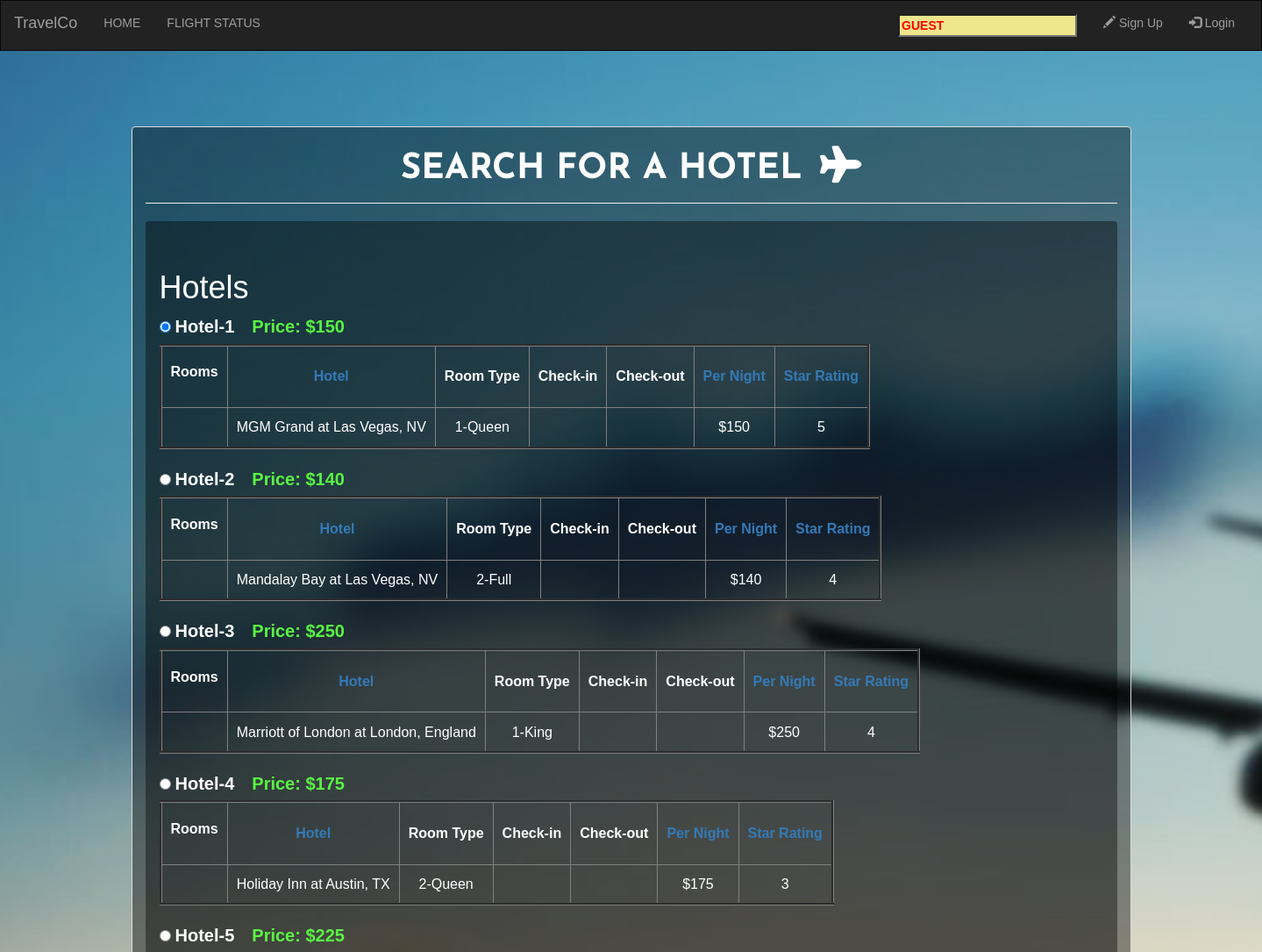
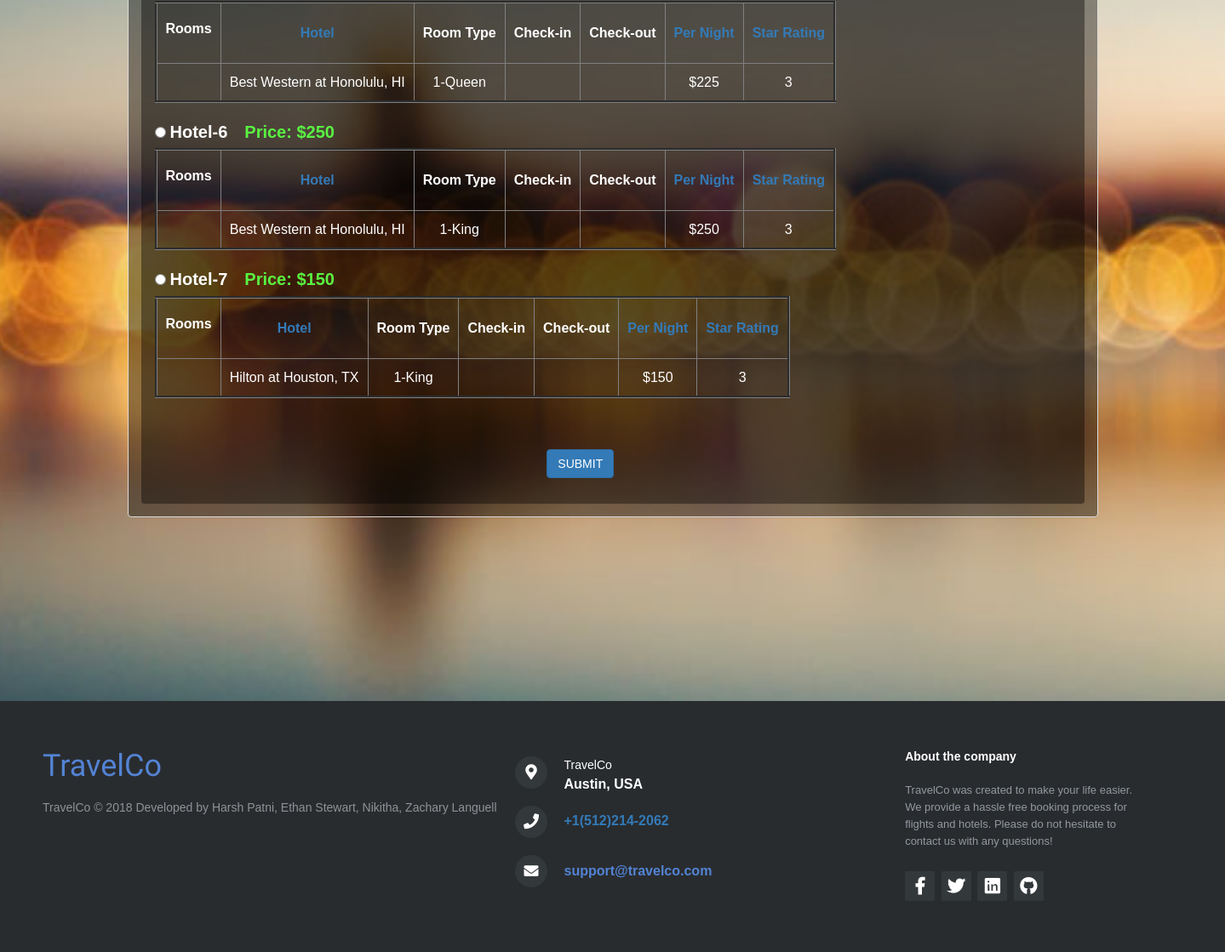
/hotelSearch.php?sort=DESC&&order=star&&sortRequest=1, run on the app's committed database (2 pictures, top to bottom).
### tables this page shows
CREATE TABLE `hotel_availibility` (
  `hotel_avail_id` int(10) NOT NULL,
  `hotel_id` int(10) NOT NULL,
  `room_id` varchar(10) NOT NULL,
  `price` int(6) NOT NULL
);

CREATE TABLE `hotels` (
  `hotel_id` int(10) NOT NULL,
  `name` varchar(20) NOT NULL,
  `address` varchar(50) NOT NULL,
  `phone` varchar(12) NOT NULL,
  `capacity` int(5) NOT NULL,
  `star` int(11) NOT NULL
);

### hotelsearch.php (the view, shortened to what this page needs)
<?php
  include 'utility.php';
  $sortRequest = 0;
  if(isset($_GET['sortRequest'])){
    $sortRequest = $_GET['sortRequest'];
    if(isset($_GET['order'])){
      $order = $_GET['order'];
    }
    if(isset($_GET['sort'])){
      $sort = $_GET['sort'];
    }
    else{
      $sort = 'ASC';
    }
  }
  if(isset($_POST['hotels-submit']) || isset($_SESSION['flightandhotel']) || isset($sortRequest)) {
    $connect = mysqli_connect("localhost","root","","survey_db_2018") or die('Error Connecting To Databse');
    $hotelDetails = $_SESSION['hotelDetails'];
    $hotelDestination = $hotelDetails['destination'];
    if($sortRequest == 1){
       $hotelStmt =  "SELECT * FROM hotels, hotel_availibility WHERE address LIKE '%$hotelDestination%' and hotels.hotel_id=hotel_availibility.hotel_id order by $order $sort";
     }
    else
      $hotelStmt = "SELECT * FROM hotels, hotel_availibility WHERE address LIKE '%$hotelDestination%' and hotels.hotel_id=hotel_availibility.hotel_id";
    $hotelQuery = mysqli_query($connect,$hotelStmt) or die("Could not search hotels");
  }
?>
<html>
<head>
  <link rel="stylesheet" href="http://maxcdn.bootstrapcdn.com/bootstrap/3.3.5/css/bootstrap.min.css">
  <link rel="stylesheet" href="css/footer.css">
  <link rel="stylesheet" href="https://use.fontawesome.com/releases/v5.2.0/css/all.css">
  <link rel="stylesheet" type="text/css" href="css/header1.css">
  <link rel="stylesheet" type="text/css" href="css/page.css">
  </head>
<body>
  <?php echo(get_header());?>
<div id="background-login">
  <div id="search" class="container-fluid">
    <div class="container">
      <div class="tab-content">
        <div id="hotels" class="tab-pane fade in active">
          <div class="panel panel-default home-panel">
            <div class="panel-body">
              <div class="page-header" style="margin-top:5px;">
                <center><b><font id="formhead">SEARCH FOR A HOTEL</font></b><i class="fa fa-plane fa-3x" style="margin-left: 20px"></i></center>
              </div>
              <div class="panel body">
                <form name="hotelResults" action="<?php echo $_SERVER['PHP_SELF']; ?>" method="post">
                <br>
                  <div class="row padding-top-10">
                    <div class="col-md-12"  style="overflow-x:auto;">
                      <?php
                        $hotelCount = 1;
                        $sessionHotels = $_SESSION["hotels"];
                        $sort = 'DESC';
                        if(isset($_GET['sort'])){
                          $sort = $_GET['sort'];
                         if($sort == 'DESC')
                            $sort = 'ASC';
                         else if($sort == 'ASC')
                            $sort = 'DESC';
                         else if($sort != "DESC" && $sort != "ASC")
                            $sort = 'DESC';
                      }
                        echo '<h1>Hotels</h1>';
                        foreach($sessionHotels as $hotelRecord){
                          echo "<table border=\"3\" height = \"120\">";
                          if($hotelCount == 1)
                            echo "<label style='font-size:20px;'><input type=\"radio\" id='hotel' name='hotel'  checked='checked' style='margin-right: 5px;' value='$hotelCount'>Hotel-$hotelCount </label>";
                          else
                            echo "<label style='font-size:20px;'><input type=\"radio\" id='hotel' name='hotel' style='margin-right: 5px;' value='$hotelCount'>Hotel-$hotelCount </label>";
                          echo "<span style='margin-left: 20px;'>" . "<strong><span style='color:#59f442; font-size:20px;'>Price: $" . $hotelRecord['price'] ."<span style='margin-left:20px'>"  . "</strong></span></span></span>";
                          echo "<tbody>";
                          echo "<tr>";
            							echo '<td align = "center" style="color: white;"><p><strong>Rooms</strong></p></td>';
            							echo "<td align = \"center\" style=\"color: white;\"><a href=\"hotelSearch.php?sort=$sort&&order=name&&sortRequest=1\"><strong>Hotel</strong></a</td>";
            							echo '<td align = "center" style="color: white;"><strong>Room Type</strong></td>';
            							echo '<td align = "center" style="color: white;"><strong>Check-in</strong></td>';
            							echo '<td align = "center" style="color: white;"><strong>Check-out</strong></td>';
            							echo "<td align = \"center\" style=\"color: white;\"><a href=\"hotelSearch.php?sort=$sort&&order=price&&sortRequest=1\"><strong>Per Night</strong></a</td>";
                          echo "<td align = \"center\" style=\"color: white;\"><a href=\"hotelSearch.php?sort=$sort&&order=star&&sortRequest=1\"><strong>Star Rating</strong></a></td>";
            							echo '</tr>';
                          echo "<tr>";
            							echo "<td align = \"center\" style=\"color: white;\">" . $hotelRecord["num_rooms"] . "</td>";
            							echo "<td align = \"center\" style=\"color: white;\">" . $hotelRecord["hotel_name"] . " at " . $hotelRecord["hotel_address"]. "</td>";
            							echo "<td align = \"center\" style=\"color: white;\">" . $hotelRecord["room_id"] . "</td>";
            							echo "<td align = \"center\" style=\"color: white;\">" . $hotelRecord["hotel_check_in"] . "</td>";
            							echo "<td align = \"center\" style=\"color: white;\">" . $hotelRecord["hotel_check_out"] . "</td>";
            							echo "<td align = \"center\" style=\"color: white;\">" . "$" . $hotelRecord["price"] . "</td>";
                          echo "<td align = \"center\" style=\"color: white;\">" .  $hotelRecord["star"] . "</td>";
            							echo "</tr>";
                          echo "</table>";
                          echo "<br>";
                          $hotelCount++;
                        }
                      ?>
                    </div>
                  </div>
                  <br><br>
                <div class="row padding-top-10">
                <div class="col-sm-offset-5 col-sm-10">
                  <button type="submit" data-toggle="tooltip" data-placement="right" title="REGISTER!" class="btn btn-primary">SUBMIT</button>
                </div>
              </div>
            </form>
          </div>
        </div>
      </div>
    </div>
  </div>
</div>
</div>
</div>
  <?php echo get_footer();?>
</body>
</html>

### css/header1.css (style rules this page uses)
#formhead { font-family: 'Josefin Sans', sans-serif; text-align:center; font-size:40px; }

### css/page.css (style rules this page uses)
body { font-family: Arial; margin: 0px; }
#search { padding-top: 6%; padding-bottom: 15% }
.home-panel { background: rgba(0,0,0,0.4); color: white; }
#background-register, #background-login { background: url(../images/flight1.jpg); width: 100%; height: auto; background-size: cover; background-position: center center; background-attachment: fixed; }
.register-panel, .panel-default>.panel-heading, .panel .body { background: rgba(0,0,0,0.4); color: white; }
.panel .body { padding: 15px; }
.panel { margin-bottom: 0; }
td { padding: 0px 10px 0px 10px; }
input { color: black; }

### data on the page
hotel_availibility: price "150", hotel.name "MGM Grand", hotel.address "Las Vegas, NV", room "1-Queen", hotel.star "5"
hotel_availibility: price "140", hotel.name "Mandalay Bay", hotel.address "Las Vegas, NV", room "2-Full", hotel.star "4"
hotel_availibility: price "250", hotel.name "Marriott of London", hotel.address "London, England", room "1-King", hotel.star "4"
hotel_availibility: price "175", hotel.name "Holiday Inn", hotel.address "Austin, TX", room "2-Queen", hotel.star "3"
hotel_availibility: price "225", hotel.name "Best Western", hotel.address "Honolulu, HI", room "1-Queen", hotel.star "3"
hotel_availibility: price "250", hotel.name "Best Western", hotel.address "Honolulu, HI", room "1-King", hotel.star "3"
hotel_availibility: price "150", hotel.name "Hilton", hotel.address "Houston, TX", room "1-King", hotel.star "3"
